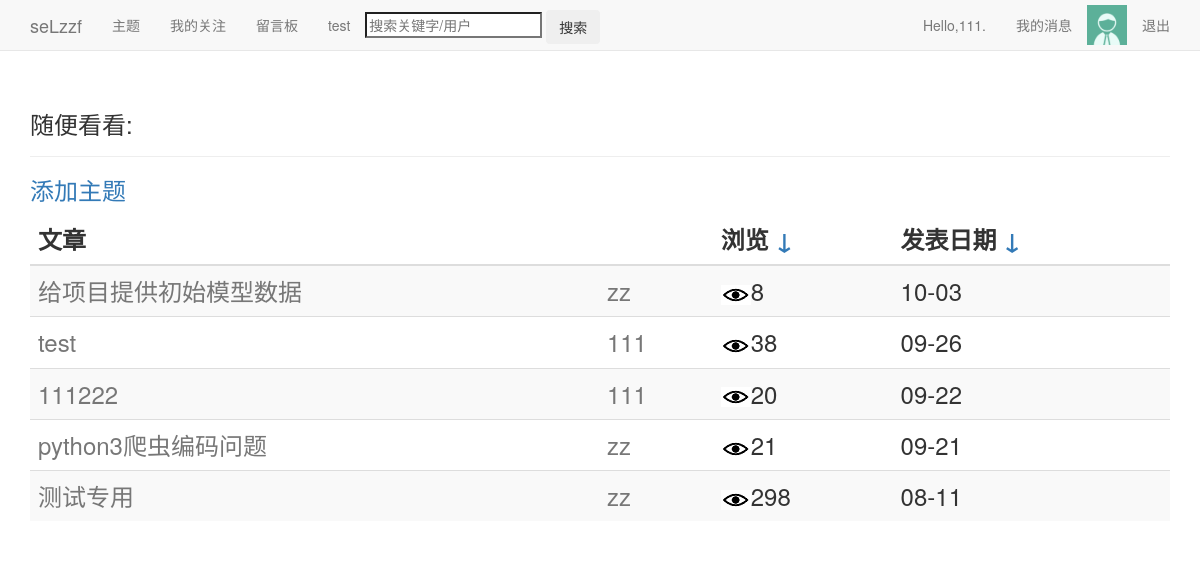
The page /index/ (signed in) on the database its author committed.
### users/models.py (models this page shows, shortened)
class Userinfo(models.Model):
	user=models.OneToOneField(User)
	pic=models.ImageField(upload_to='images',default='images/default.jpg',verbose_name='头像',blank=True)
	sex=models.CharField('性别',max_length=2,choices=(
	('男','♂'),('女','♀')),blank=True)
	birthday=models.DateField('生日',default='2000-01-01',blank=True)
	school=models.TextField('学校',max_length=50,default='暂未设置所在学校')
	autograph=models.TextField('个性签名',max_length=50,default='暂未设置个性签名')

### blogs/models.py (models this page shows, shortened)
class Theme(models.Model):
	owner=models.ForeignKey(User)
	title=models.CharField('标题',max_length=20)
	date_added=models.DateTimeField(auto_now_add=True)
	date_updated=models.DateTimeField(auto_now=True)
	设为私密=models.BooleanField(default=False)
	views=models.PositiveIntegerField(default=0)
	praises=models.PositiveIntegerField(default=0)

### blogs/views.py (the view)
# urls.py: url(r'^index/$',login_required(views.IndexView.as_view()),name='index'),
class IndexView(ListView): #基于类的视图
	model=Theme
	template_name='blogs/index.html'
	context_object_name='themes'
	def get_queryset(self):
		try:
			sort=self.request.GET['sort']
			return super().get_queryset().filter(设为私密=False).order_by('-'+sort)
		except:
			return super().get_queryset().filter(设为私密=False).order_by('-date_added')
	def get_context_data(self,**kwargs):
		context=super().get_context_data(**kwargs)
		page_user=self.request.user
		context.update({'page_user':page_user})
		return context

### blog/context_processor.py (called while the page is built)
def request_userinfo(request):
	user=request.user
	try:
		request_userinfo=Userinfo.objects.get(user=user)
		return {'request_userinfo':request_userinfo}
	except:
		return {'request_userinfo':'请登录.'}

### blogs/templates/blogs/index.html
{% extends "blogs/base.html" %}
{% load static %}
{% block header %}
  <h3>随便看看:</h3>
{% endblock header %}
{% block content %}
<div><h3>
  <table class='table table-hover table-striped'>
    <thead>
	  <tr>
	    <th>文章</th>
		<th>&nbsp </th>
		<th>浏览 <a href="?sort=views">↓</a></th>
		<th>发表日期 <a href="?sort=date_added">↓</a></th>
	  </tr>
	</thead>
	<tbody>
	  {% for theme in themes %}
	  <tr>
		<td>
		  <a style='color:#777' href="{% url 'blogs:theme' theme.owner.id theme.id %}">{{theme.title}}</a>
		</td>
		<td>
		  <a style='color:#777' href="{% url 'users:userinfo' theme.owner.id %}">{{theme.owner}}</a>
		</td>
		<td>
		  <img src="{% static 'images/views.jpg' %}"/>{{theme.views}}
		</td>
		<td>{{theme.date_added|date:'m-d'}}</td>
	  </tr>
	  {% empty %}
	    <h3>服务器好像出错了,请刷新重试或诊断网络</h3>
	  {% endfor %}
	</tbody>
</h3></div>
  {% if page_user == user %}
  <h3>
    <a href="{% url 'blogs:new_theme' %}">添加主题</a>
  </h3>
  {% endif %}
</div>
{% endblock content %}

### blogs/templates/blogs/base.html (shortened to what this page needs)
{% load bootstrap3 %}
{% load static %}
<!DOCTYPE html>
<html lang='en'>
<head>
  {% bootstrap_css %}
</head>
<body>
  <nav class='navbar navbar-default navbar-static-top'>
    <div class='container'>
	  <div class='navbar-header'>
	    <a class='navbar-brand' href="{% url 'blogs:index' %}">seLzzf</a>
	  </div>
	  <div id='navbar' class='navbar-collapse collapse'>
	    <ul class='nav navbar-nav'>
		  <li><a href="{% url 'blogs:themes' page_user.id %}">主题</a></li>
		  {% if user == page_user %}
		  <li><a href="{% url 'action:action' user.id %}">我的关注</a></li>
		  {% endif %}
		  <li><a href="{% url 'message:message' page_user.id %}">留言板</a></li>
		  <li><a href="{% url 'blogs:test' %}">test</a></li>
		  <li style='margin-top:10px' class='search'>
		    <form method='post' action="{% url 'blogs:search' %}">
		    <input name='search' type='search' placeholder='搜索关键字/用户'>
		    <input class='btn' type='submit' value='搜索'>
		    </form>
		  </li>
		</ul>
		<ul class='nav navbar-nav navbar-right'>
		  {% if user.is_authenticated %}
			<li><a href="{% url 'users:userinfo' user.id %}">Hello,{{ user.username }}.</a></li>
			<li><a href="{% url 'users:news' %}">我的消息</a></li>
			<li><img style='margin-top:5px' src="{{ request_userinfo.pic.url }}" alt='pic' height="40" width="40"/></li>
			<li><a href="{% url 'users:logout' %}">退出</a></li>
		  {% endif %}
		</ul>
	  </div>
	</div>
  </nav>
  <div class='container'>
    <div class='page-header'>
      {% block header %}{% endblock header %}
    </div>
    <div>
      {% block content %}{% endblock content %}
	</div>
</body>
</html>

### rows shown on the page
Userinfo: pic (placeholder picture)
Theme: title "给项目提供初始模型数据", owner "zz", views "8", date_added "10-03"
Theme: title "test", owner "111", views "38", date_added "09-26"
Theme: title "111222", owner "111", views "20", date_added "09-22"
Theme: title "python3爬虫编码问题", owner "zz", views "21", date_added "09-21"
Theme: title "测试专用", owner "zz", views "298", date_added "08-11"

### other values the page prints
{{ user.username }} "111"
